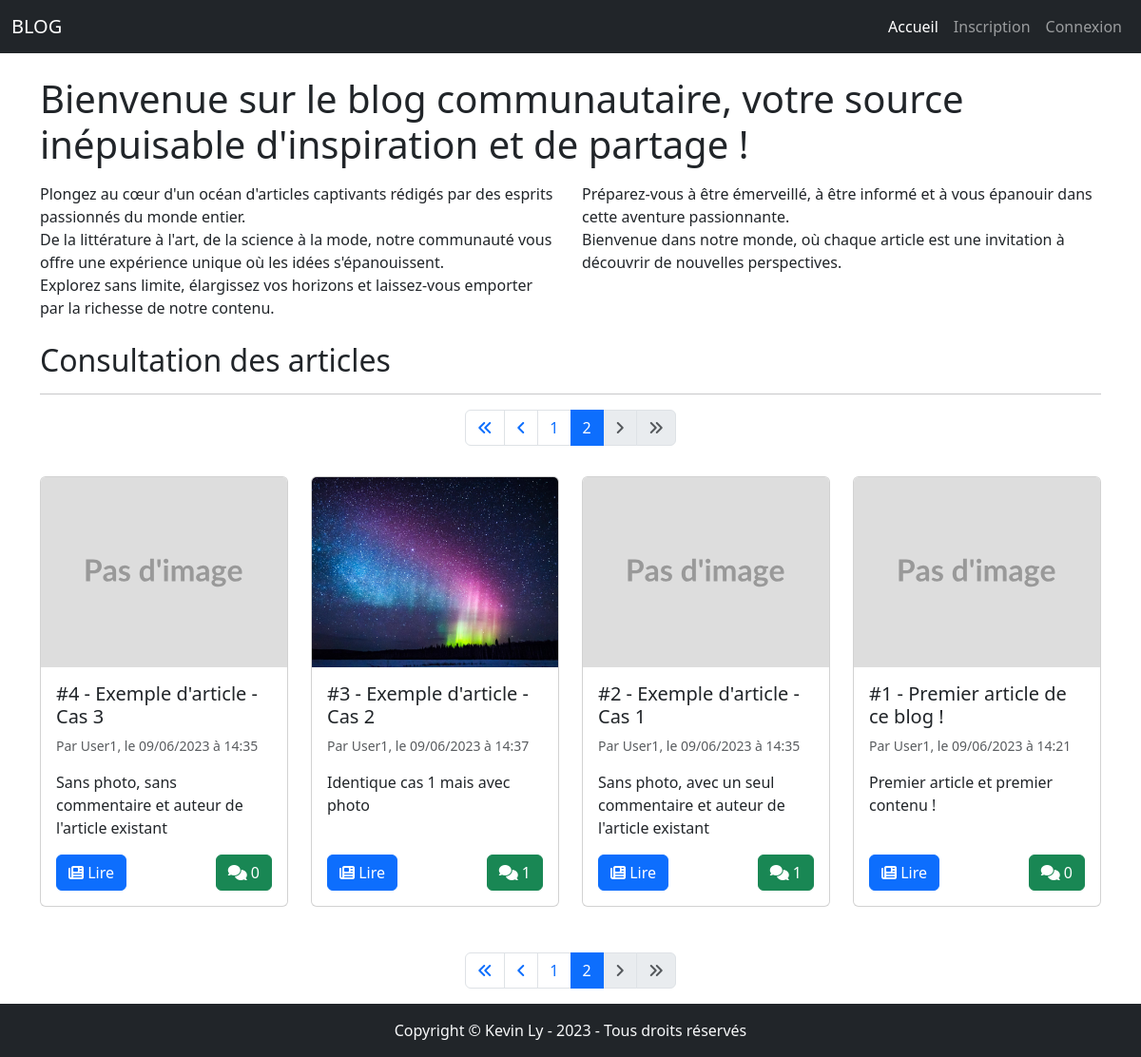
Screenshot of /?page=2 with the database file from the repository.
### tables this page shows
CREATE TABLE `posts` (
  `id_post` int(11) NOT NULL,
  `id_user` int(11) DEFAULT NULL,
  `date_post` datetime NOT NULL,
  `titre` varchar(200) NOT NULL,
  `contenu` text NOT NULL,
  `photo` varchar(200) NOT NULL
);

CREATE TABLE `users` (
  `id_user` int(11) NOT NULL,
  `nom` varchar(30) NOT NULL,
  `mdp` varchar(255) NOT NULL,
  `email` varchar(150) NOT NULL
);

### inc/functions.php (called while the page is built, shortened)
<?php
function goSQL($requete, $params = array()) {
    global $pdo;
    $stmt = $pdo->prepare($requete);
    $stmt->execute($params);
    return $stmt;
}
function goSQLInt($requete, $params = array()) {
    global $pdo;
    $stmt = $pdo->prepare($requete);
    if(!empty($params)) {
        foreach ($params as $index => $valeur) {
            $params[$index] = htmlspecialchars(trim($valeur));
            $stmt->bindValue($index, $params[$index], PDO::PARAM_INT);
        }
    }
    $stmt->execute();
    return $stmt;
}
?>

### index.php (the view, shortened to what this page needs)
<?php
require_once("./inc/header.php");
$count = goSQL("SELECT COUNT(*) AS nbArticles FROM posts")->fetch();
$nbArticles = $count["nbArticles"];
if($nbArticles > 0) {
    $currentPage = isset($_GET['page']) && $_GET['page'] !== "" ? $_GET['page'] : 1;
    $articlesPerPage = 8;
    $nbPages = ceil($nbArticles / $articlesPerPage);
    $firstArticle = ($currentPage - 1) * $articlesPerPage;
    $articles = goSQLInt("SELECT p.*, u.nom, COUNT(c.id_comment) AS nbComments FROM posts p LEFT JOIN users u USING (id_user) LEFT JOIN comments c USING (id_post) GROUP BY p.id_post ORDER BY id_post DESC LIMIT :firstArticle, :articlesPerPage", array("firstArticle" => $firstArticle, "articlesPerPage" => $articlesPerPage))->fetchAll();
}
?>
<div class="container">
    <h1>Bienvenue sur le blog communautaire, votre source inépuisable d'inspiration et de partage !</h1>
    <div class="row mt-3 mb-4">
        <div class="col-md-6">
            <p class="mb-0">Plongez au cœur d'un océan d'articles captivants rédigés par des esprits passionnés du monde entier.</p>
            <p class="mb-0">De la littérature à l'art, de la science à la mode, notre communauté vous offre une expérience unique où les idées s'épanouissent.</p>
            <p class="mb-0">Explorez sans limite, élargissez vos horizons et laissez-vous emporter par la richesse de notre contenu.</p>
        </div>
        <div class="col-md-6">
            <p class="mb-0">Préparez-vous à être émerveillé, à être informé et à vous épanouir dans cette aventure passionnante.</p>
            <p class="mb-0">Bienvenue dans notre monde, où chaque article est une invitation à découvrir de nouvelles perspectives.</p>
        </div>
    </div>
    <h2>Consultation des articles</h2>
    <hr>
    <div class="row">
        <?php if(!empty($articles)) : ?>
        <?php if($nbPages > 1) : ?>
        <nav>
            <ul class="pagination justify-content-center">
                <li class="page-item <?= ($currentPage == 1) ? "disabled" : "" ?>">
                    <a href="?page=1" class="page-link"><i class="fas fa-angle-double-left"></i></a>
                </li>
                <li class="page-item <?= ($currentPage == 1) ? "disabled" : "" ?>">
                    <a href="?page=<?= $currentPage - 1 ?>" class="page-link"><i class="fas fa-angle-left"></i></a>
                </li>
                <?php for($page = 1; $page <= $nbPages; $page++): ?>
                    <li class="page-item <?= ($currentPage == $page) ? "active" : "" ?>">
                        <a href="?page=<?= $page ?>" class="page-link"><?= $page ?></a>
                    </li>
                <?php endfor; ?>
                <li class="page-item <?= ($currentPage == $nbPages) ? "disabled" : "" ?>">
                    <a href="?page=<?= $currentPage + 1 ?>" class="page-link"><i class="fas fa-angle-right"></i></a>
                </li>
                <li class="page-item <?= ($currentPage == $nbPages) ? "disabled" : "" ?>">
                    <a href="?page=<?= $nbPages ?>" class="page-link"><i class="fas fa-angle-double-right"></i></a>
                </li>
            </ul>
        </nav>
        <?php endif; ?>
        <?php foreach($articles as $article) : ?>
            <div class="col-md-6 col-lg-4 col-xl-3 my-3 mb-sm-0">
                <div class="card h-100 w-100">
                    <img src="<?php echo $article["photo"] ? URLSITE . "photos/" . $article["photo"] : URLSITE . "photos/default.svg" ?>" class="card-img-top object-fit-cover" alt="<?php echo $article["titre"] ? $article["titre"] : "" ?>">
                    <div class="card-body d-flex flex-column">
                        <h5 class="card-title">#<?php echo $article["id_post"] ?> - <?php echo $article["titre"] ?></h5>
                        <div class="small text-muted mb-3">Par <?php echo ($article["nom"] ?? "Utilisateur supprimé") . ", le " . date("d/m/Y à H:i", strtotime($article["date_post"])) ?></div>
                        <p class="card-text"><?php echo iconv_strlen($article["contenu"]) > 100 ? nl2br(substr($article["contenu"], 0, 100)) . "..." : nl2br($article["contenu"]) ?></p>
                        <div class="mt-auto d-flex justify-content-between">
                            <a href="<?php echo URLSITE . "article.php?id_post=$article[id_post]" ?>" class="btn btn-primary">
                                <i class="fas fa-newspaper"></i> Lire
                            </a>
                            <div class="comment-info">
                                <a href="<?php echo URLSITE . "article.php?id_post=$article[id_post]#comments" ?>" class="btn btn-success comment-button">
                                    <i class="fas fa-comments"></i>
                                    <span class="comment-count"><?php echo $article["nbComments"] ?></span>
                                </a>
                            </div>
                        </div>
                    </div>
                </div>
            </div>
        <?php endforeach; ?>
        <?php if($nbPages > 1) : ?>
        <nav class="mt-5">
            <ul class="pagination justify-content-center">
                <li class="page-item <?= ($currentPage == 1) ? "disabled" : "" ?>">
                    <a href="?page=1" class="page-link"><i class="fas fa-angle-double-left"></i></a>
                </li>
                <li class="page-item <?= ($currentPage == 1) ? "disabled" : "" ?>">
                    <a href="?page=<?= $currentPage - 1 ?>" class="page-link"><i class="fas fa-angle-left"></i></a>
                </li>
                <?php for($page = 1; $page <= $nbPages; $page++): ?>
                    <li class="page-item <?= ($currentPage == $page) ? "active" : "" ?>">
                        <a href="?page=<?= $page ?>" class="page-link"><?= $page ?></a>
                    </li>
                <?php endfor; ?>
                <li class="page-item <?= ($currentPage == $nbPages) ? "disabled" : "" ?>">
                    <a href="?page=<?= $currentPage + 1 ?>" class="page-link"><i class="fas fa-angle-right"></i></a>
                </li>
                <li class="page-item <?= ($currentPage == $nbPages) ? "disabled" : "" ?>">
                    <a href="?page=<?= $nbPages ?>" class="page-link"><i class="fas fa-angle-double-right"></i></a>
                </li>
            </ul>
        </nav>
        <?php endif; ?>
    <?php else : ?>
        <div class="col">
            <div class="alert alert-info">Aucun article disponible pour le moment.</div>
        </div>
    <?php endif; ?>
    </div>
</div>
<?php require_once("./inc/footer.php") ?>

### assets/css/style.css (style rules this page uses)
html { min-height: 100vh; position: relative; }
.card-img-top { max-width: 100% !important; height: 200px !important; }

### rows the page displays
posts: id_post "4", titre "Exemple d'article - Cas 3", id_user.nom "User1", date_post "09/06/2023 à 14:35", contenu "Sans photo, sans commentaire et auteur de l'article existant", nbComments "0"
posts: photo (picture), id_post "3", titre "Exemple d'article - Cas 2", id_user.nom "User1", date_post "09/06/2023 à 14:37", contenu "Identique cas 1 mais avec photo", nbComments "1"
posts: id_post "2", titre "Exemple d'article - Cas 1", id_user.nom "User1", date_post "09/06/2023 à 14:35", contenu "Sans photo, avec un seul commentaire et auteur de l'article existant", nbComments "1"
posts: id_post "1", titre "Premier article de ce blog !", id_user.nom "User1", date_post "09/06/2023 à 14:21", contenu "Premier article et premier contenu !", nbComments "0"
